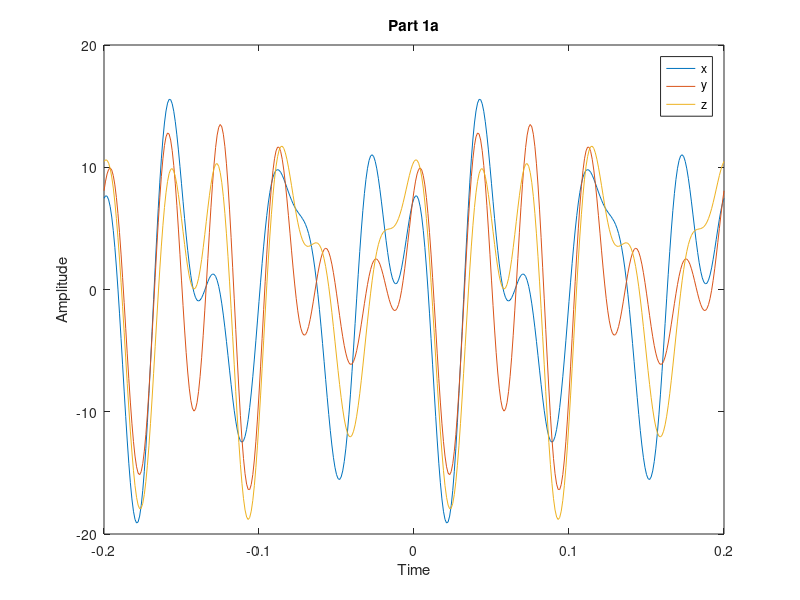
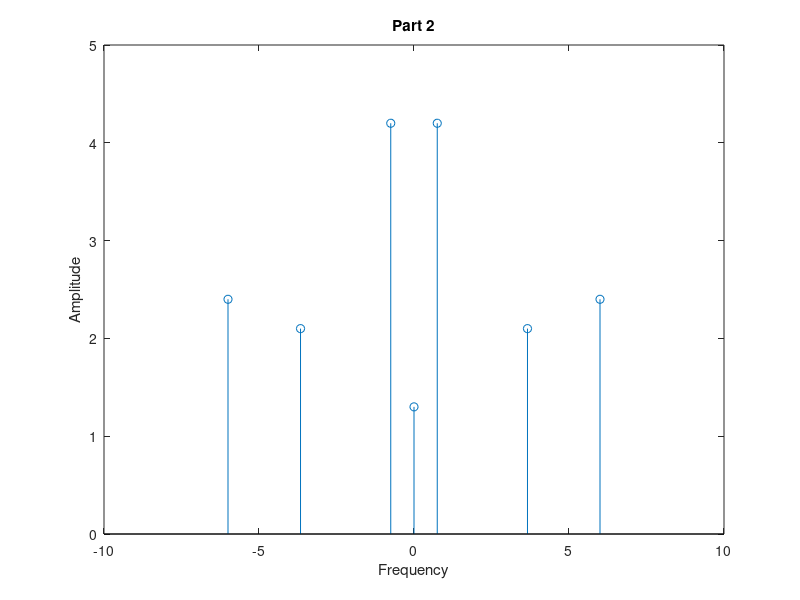
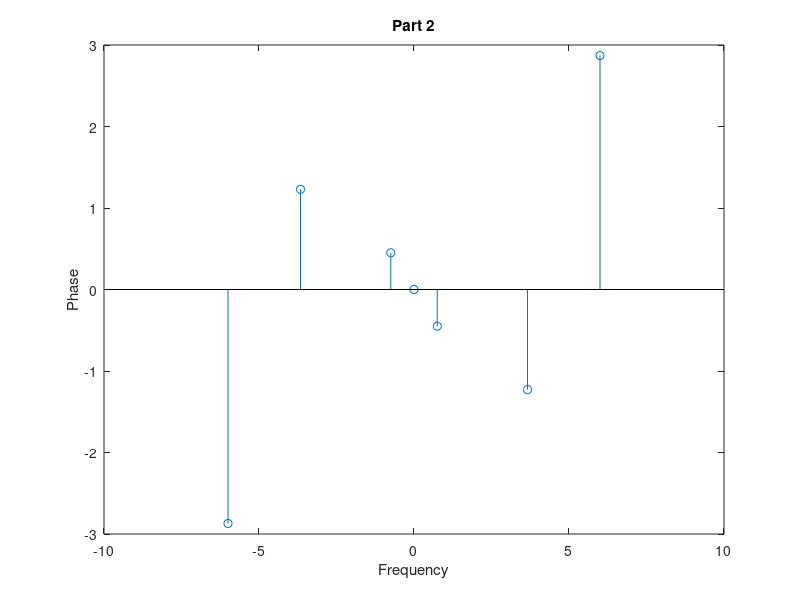
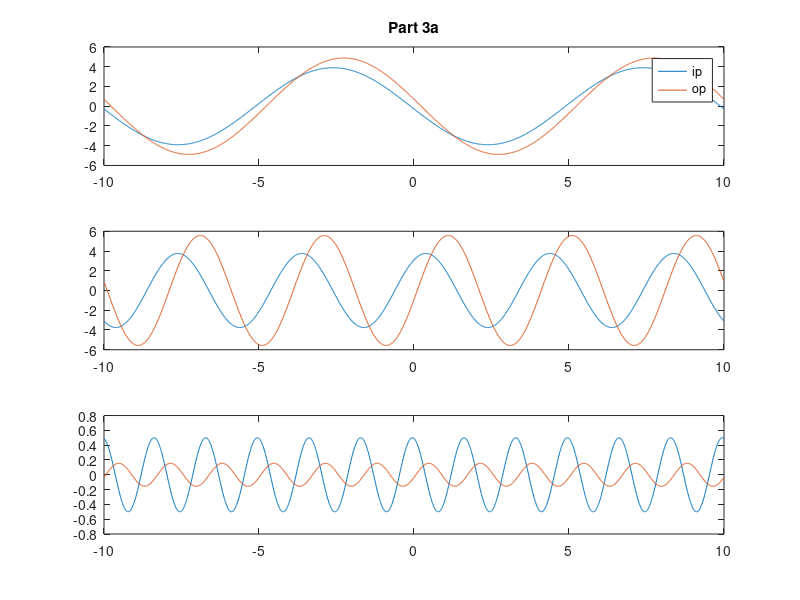

The MATLAB script that drew these images, in order:
% Ian Roberts
% EE 3411
% Lab 4: Amplitude and Phase Spectra Bandwidth 
% Deliverables: all three parts
clc; clear; close all;

% Part 1 %%%%%%%%%%%%%%%%%%%%%%%%%%%%%%%%%%%%%%%%%%%%%%%%%%%%%%%%%%%%%%%%%%
% a
T = 0.001;
t = -.2:T:.2;

x = 10.*cos(15.*2.*pi.*t + 1.5) + 4.*cos(25.*2.*pi.*t - .5) + 6.*cos(30.*2.*pi.*t - 1);
y = 4.*cos(15.*2.*pi.*t + .8) + 6.*cos(25.*2.*pi.*t + .4) + 8.*cos(30.*2.*pi.*t - 1.6);
z = 10.*cos(15.*2.*pi.*t + .8) + 4.*cos(25.*2.*pi.*t + .4) + 6.*cos(30.*2.*pi.*t - 1.6);

figure();
plot(t,x, t,y, t,z);
title('Part 1a');
xlabel('Time');
ylabel('Amplitude');
legend('x','y', 'z');

% b
% figure();
% plot(t,z); hold on;
% plot(t,x);
% title('Part 1b');
% xlabel('Time');
% ylabel('Amplitude');
% legend('z','x');

% Part 2 %%%%%%%%%%%%%%%%%%%%%%%%%%%%%%%%%%%%%%%%%%%%%%%%%%%%%%%%%%%%%%%%%%
T = 0.01;
t = -.5:T:.5;
x = -1.3 - 8.4.*cos(1.5.*pi.*t - 0.45) + 4.2.*sin(23.*t + 2.8) - 4.8.*sin(12.*pi.*t - 1.3);

f =  [-6,           -(23/(2*pi)),    -.75,    0,      .75,   (23/(2*pi)), 6];
A =  [-2.4,         2.1,             -4.2,    1.3,  -4.2,    2.1,        -2.4];
ph = [-(pi/2+1.3),  -(pi/2-2.8),      0.45,   0,    -0.45,   (pi/2-2.8), (pi/2+1.3)];

figure();
stem(f,abs(A));
title('Part 2');
xlabel('Frequency');
ylabel('Amplitude');
xlim([-10 10]);
figure();
stem(f,ph);
title('Part 2');
xlabel('Frequency');
ylabel('Phase');
xlim([-10 10]);

% Part 3 %%%%%%%%%%%%%%%%%%%%%%%%%%%%%%%%%%%%%%%%%%%%%%%%%%%%%%%%%%%%%%%%%%
T=0.01;
t=-22:T:10;
x=t*0;
x(find(t==0))=1./T;
y=x*0;
x=[0 x];
y=[0 0 y];

a=.9+.2/T;
b=.6/T^2+.4/T;
c=.3/T^2;
d=.2/T;
e=.3/T^2+.4/T+.8;

for i=3:length(y)
    y(i)=(a*x(i-1)+b*y(i-1)-c*y(i-2)-d*x(i-2))/e;
end
x1=-3.9.*cos(.2.*pi.*t-1.5);
x2=3.75.*cos(.5.*pi.*t-.6);
x3=.5.*cos(1.2.*pi.*t+.2);

z1=conv(x1,y(3:end)).*T;
z2=conv(x2,y(3:end)).*T;
z3=conv(x3,y(3:end)).*T;

t1=-44:T:20;
figure();
title('Part 3');
time1=(t>-10 & t<10);
time2=(t1>-10 & t1<10);
subplot(311);plot(t(time1),x1(time1),t1(time2),z1(time2));
title('Part 3a');
legend('ip','op');
subplot(312);plot(t(time1),x2(time1),t1(time2),z2(time2));
subplot(313);plot(t(time1),x3(time1),t1(time2),z3(time2));

Amp=[max(abs(z1)) max(abs(z2)) max(abs(z3))];
freq=[.1 .25 .6];
figure();stem(freq,Amp);title('Part 3b');
xlim([0 .7]);
ylim([-1 6]);

% a


% b


% c


% d